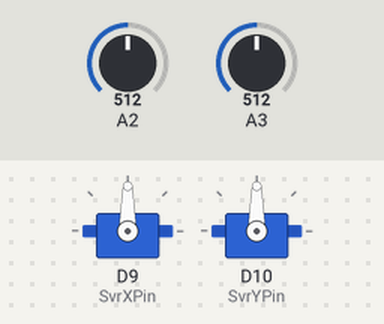
Bench run of a program on a simulated Arduino Nano RP2040 Connect. Shown: 2 × servo. Inputs (shaded band) come from the test bench; at power-on: A2 = 512, A3 = 512. What the program prints to the serial monitor is not drawn.

Above: at 0.05 s.
At 1.2 s:
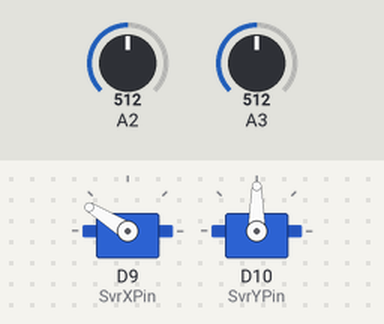
1.3 s: A2 set to 490
3.1 s: A3 set to 382
4.6 s: A3 set to 364
6.4 s: A2 set to 53
7.9 s: A2 set to 46
Timing chart, 0 to 10.7 s (numbered marks = the images above; inputs shaded):
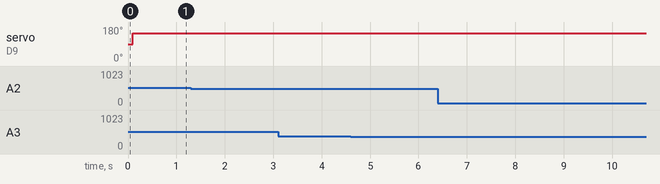

The program:

main.cpp
```cpp
/*
舵机控制线接口D9、D10
电阻屏接口：
3.3V - VCC
GND - GND
D8 - X+
D7 - X-
D6 - Y+
D5 - Y-
A2 - Xout
A3 - Yout
*/


#include <Arduino.h>
#include <Servo.h>
#include<board.h>
#include<PID_v1.h>
#include<KalmanFilter.h>
// #define X1 A0
// #define X2 A2
// #define Y1 A3
// #define Y2 A1
#define Xresolution 237
#define Yresolution 195

#define SvrXPin 9
#define SvrYPin 10
int    Interval  = 25;
double  Setpoint, Input, Output;
double  Setpoint1, Input1, Output1;
Servo  servoX;
Servo servoY;
#define ANGLE_MIN 60
#define ANGLE_MAX 120
//
//float  Kp  = 0.3;
//float Ki  = 0.06;
//float Kd  = 0.1;
//float Kp1 = 0.25;
//float Ki1 = 0.06;
//float Kd1 = 0.08;

float  Kp  = 0.32;
float Ki  = 0.05;
float Kd  = 0.095;
float Kp1 = 0.27;
float Ki1 = 0.05;
float Kd1 = 0.085;
double  R = 0;

float my_A = 1;
float my_C = 1;
float my_P_ = 1;
float my_P = 1;
float my_Q = 0.9;
float my_R = 1;
float my_x_ = 0;

int NoDataFrame = 0;
int InitFrame = 0;
bool SysInit = false;

int ServoXBlanceOut = 90; // x轴舵机初始水平输出 控制y轴运动
int ServoYBlanceOut = 90; // y轴舵机初始水平输出 控制x轴运动

PID Pid( &Input, &Output, &Setpoint, Kp, Ki, Kd, P_ON_E, DIRECT,0.3);
PID Pid1( &Input1, &Output1, &Setpoint1, Kp1, Ki1, Kd1, P_ON_E, DIRECT,0.3);
KalmanFilter KF(my_A, my_C, my_P_, my_P, my_Q, my_R, my_x_);
KalmanFilter KF1(my_A, my_C, my_P_, my_P, my_Q, my_R, my_x_);
void printLog();
double ReserveOutput(double output, double center);
void setup() {
  // put your setup code here, to run once:
  bdInit();

  Serial.begin(115200);
  while (!Serial){
    Serial.print(".");
    delay(1000);
  }
  Setpoint = 119;
  Setpoint1 = 98;
  Input = 0;
  Input1 = 0;

  servoX.attach(SvrXPin);
  servoY.attach(SvrYPin);

  Output = ServoXBlanceOut;
  Output1 = ServoYBlanceOut;
  servoX.write(Output);
  servoY.write(Output1);

  Pid.SetMode(AUTOMATIC);
  Pid1.SetMode(AUTOMATIC);
  Pid.SetOutputLimits(ANGLE_MIN,ANGLE_MAX);
  Pid1.SetOutputLimits(ANGLE_MIN,ANGLE_MAX);
  Pid.SetSampleTime(Interval);
  Pid1.SetSampleTime(Interval);
  Serial.println("init finish");


}

void loop() {
  // put your main code here, to run repeatedly:
  if(!SysInit){
    InitFrame++;
    SysInit = InitFrame>5;
  }

  TCPoint point = posDetect();
  if(point.x>0 && point.y>0){
    //servoX.attach(SvrXPin);
    //servoY.attach(SvrYPin);
    //double oldout = Output;
    //double oldout1 = Output1;
    Input = point.x;
    Input1 = point.y;

    Input = KF.estimate(Input);
    Input1 = KF1.estimate(Input1);
    Pid.compute();
    Pid1.compute();
    //Output = KF.estimate(Output);
    //Output1 = KF.estimate(Output1);
    servoX.write(ReserveOutput(Output, 119));
    servoY.write(Output1);
    printLog();

  }
}

double ReserveOutput(double output, double center)
{
  return output + 2.0*(center-output);
}

void printLog(){
  Serial.print("Input:");
  Serial.print(Input);
  Serial.print("Input1:");
  Serial.print(Input1);
  Serial.print("  Output:");
  Serial.print(Output);
  Serial.print("  Output1:");
  Serial.print(Output1);
  Serial.print("  CurrDv:");
  Serial.print(Pid.GetCurrDv());
  Serial.print("  CurrDv1:");
  Serial.print(Pid1.GetCurrDv());

}
```

KalmanFilter.cpp
```cpp
#include "KalmanFilter.h"

KalmanFilter::KalmanFilter(float my_A, float my_C, float my_P_, float my_P, float my_Q, float my_R, float my_x_) {
	A = my_A;
	C = my_C;
	P_ = my_P_;
	P = my_P;
	Q = my_Q;
	R = my_R;
	x_ = my_x_;
}

float KalmanFilter::estimate(float zk) {
	float x;
	P_ = A * P * A + Q;
	K = (P_ * C) / ((C * P_ * C) + R);
	x = x_ + K*(zk - C * x_);
	P = (1 - K * C) * P_;
	x_ = x;
	return x;
}
```

KalmanFilter.h
```cpp
#ifndef KalmanFilter_h
#define KalmanFilter_h


class KalmanFilter
{
public:
	float A;//状态空间方程系数，原方程xk=Axk-1+Buk-1+wk，因系统简单，没有输入，因此B=0，w=0
	float P_;//先验概率分布
	float P;//后验概率分布
	float Q;//方差
	float x_;//先验估计值
	float C;//观测方程系数
	float R;//观测噪声误差
	float K;
	KalmanFilter(float, float, float, float, float, float, float my_x_);
	float estimate(float new_x_k_1);
};

#endif // !KalmanFilter_h
```

PID_v1.cpp
```cpp
#include<Arduino.h>
#include "PID_v1.h"

PID::PID(double* Input, double* Output, double* Setpoint,
        double Kp, double Ki, double Kd, int POn, int ControllerDirection, double Alpha = 0){
    myInput = Input;
    myOnput = Output;
    mySetpoint = Setpoint;
    inAuto = false;

    alpha = Alpha;
    currDv = 0;
    lastDv = 0;
    PID::SetOutputLimits(0, 255);
    PID::SetTunings(Kp,Ki,Kd,POn);
    SampleTime = 100;
    lastTime = millis()-SampleTime;

}

// PID::PID(double* Input, double* Output, double* Setpoint,
//         double Kp, double Ki, double Kd, int POn, int ControllerDirection)
//         :PID::(Input, Output, Setpoint, Kp, Ki, Kd, P_ON_E, ControllerDirection){

//         }

bool PID::compute(){
    unsigned long now = millis();
    unsigned long timeChange = (now-lastTime);
    if(timeChange>=SampleTime){
        double input = *myInput;
        double error = *mySetpoint-input;
        double dInput = (input-lastInput);

        if(abs(error)<20){
            outputSum+=(ki*error);
        }
        if(!pOnE){
            outputSum-=kp*dInput;
        }
        if(outputSum>outMax){
            outputSum=outMax;
        }
        else if(outputSum<outMin){
            outputSum=outMin;
        }

        double output;
        if(pOnE){
            output = kp*error;
        }
        else{
            output = 0;
        }

        currDv = -kd*(dInput)*(1.0-alpha)+alpha*lastDv;
        originalDv = -kd*dInput;
        output += outputSum+currDv;
        if(output>outMax){
            output=outMax;
        }
        else if(output<outMin){
            output=outMin;
        }

        lastInput = input;
        lastTime = now;
        lastDv = currDv;
        lastError = error;
        return true;


    }
    return false;
}

void PID::Initialize(){
    outputSum = *myOnput;
    lastInput = *myInput;
    lastError = 0;
    if(outputSum>outMax){
        outputSum = outMax;
    }
    else if(outputSum<outMin){
        outputSum = outMin;
    }
}

void PID::SetTunings(double Kp, double Ki, double Kd, int POn){
    if(Kp<0 || Ki<0 || Kd<0){
        return;
    }
    pOn = POn;
    pOnE = POn == P_ON_E;

    disKp = Kp;
    disKi = Ki;
    disKd = Kd;
    double SampleTimeInSec = ((double)SampleTime)/1000;
    kp = Kp;
    ki = Ki*SampleTimeInSec;
    kp = Kp/SampleTimeInSec;
    if(controllerDirection == REVERSE){
        kp = (0-kp);
        ki = (0-ki);
        kd = (0-kd);
    }

}

void PID::SetSampleTime(int NewSampleTime){
    if(NewSampleTime>0){
        double ratio = (double)NewSampleTime/(double)SampleTime;
        ki *= ratio;
        kd /= ratio;
        SampleTime = (unsigned long)NewSampleTime;
    }
}

void PID::SetOutputLimits(double Min, double Max){
    if(Min >= Max){
        return;
    }
    outMax = Max;
    outMin = Min;

    if(inAuto){
        if(*myOnput > outMax){
            *myOnput = outMax;
        }
        else if(*myOnput < outMin){
            *myOnput = outMin;
        }
        if(outputSum>outMax){
            outputSum = outMax;
        }
        else if(outputSum<outMin){
            outputSum = outMin;
        }
    }
}

void PID::SetMode(int Mode){
    bool newAuto = (Mode == AUTOMATIC);
    if(newAuto && !inAuto){
        PID::Initialize();
    }
    inAuto = newAuto;
}

void PID::SetControllerDirection(int Direction){
    if(inAuto && Direction != controllerDirection){
        kp = (0-kp);
        ki = (0-ki);
        kd = (0-kd);
    }
    controllerDirection = Direction;
}

double PID::GetKp(){ return  disKp; }
double PID::GetKi(){ return  disKi;}
double PID::GetKd(){ return  disKd;}
int PID::GetMode(){ return  inAuto ? AUTOMATIC : MANUAL;}
int PID::GetDirection(){ return controllerDirection;}
double PID::GetCurrDv(){return currDv;}
double PID::GetOriginalDv(){return originalDv;}
```

PID_v1.h
```cpp
#ifndef PID_v1_h
#define PID_v1_h


class PID
{
private:
    /* data */
    void Initialize();

    double disKp;
    double disKi;
    double disKd;

    double kp;
    double ki;
    double kd;

    int controllerDirection;
    int pOn;

    double* myInput;
    double* myOnput;
    double* mySetpoint;

    double lastDv;
    double currDv;
    double originalDv;
    double alpha;
    unsigned long lastTime;
    double outputSum, lastInput;
    double lastError;

    unsigned long SampleTime;
    double outMin, outMax;
    bool inAuto, pOnE;

public:

    #define AUTOMATIC	1
    #define MANUAL	0
    #define DIRECT  0
    #define REVERSE  1
    #define P_ON_M 0
    #define P_ON_E 1

    PID(double*, double*, double*, double, double, double, int, int, double);//构造函数，参数为输入、输出、指定点、PID参数(指定比例模式的重载函数)
    //PID(double*, double*, double*, double, double, double, int);
    //void SetMode(int mode);//设定PID为人控模式或自动模式，v1只有自动模式，此函数暂时不用
    bool compute();//PID主程序
    void SetOutputLimits(double, double);//将输出限定在指定范围，通常为0-255
    //Display 函数
    double GetKp();
    double GetKi();
    double GetKd();
    int GetMode();
    int GetDirection();
    double GetCurrDv();
    double GetOriginalDv();

    void SetTunings(double, double, double, int);
    void SetControllerDirection(int);
    void SetSampleTime(int);
    void SetMode(int Mode);
    //~PID();
};

// PID::PID(/* args */)
// {
// }

// PID::~PID()
// {
// }


#endif
```

board.cpp
```cpp
#include<Arduino.h>
#include<board.h>
int Position_X,Position_Y; //X Y方向的测量值
void bdInit(){
    pinMode(XM, OUTPUT);          //电机控制引脚
    pinMode(XP, OUTPUT);          //电机控制引脚，
    pinMode(YM, OUTPUT);          //电机速度控制引脚
    pinMode(YP, OUTPUT);          //电机速度控制引脚
}

TCPoint posDetect(){
    TCPoint point = {0,0};
    digitalWrite(YM, LOW);  //给X方向+3.3V电压
    digitalWrite(YP, HIGH);
    digitalWrite(XM, HIGH);
    digitalWrite(XP, LOW);
    Position_Y=analogRead(3)*4/15; //测量Y方向的坐标
    //Serial.println(analogRead(3));
    digitalWrite(YM, HIGH);
    digitalWrite(YP, LOW);
    digitalWrite(XM, LOW);
    digitalWrite(XP, HIGH);
    delay(100);
    digitalWrite(YM, HIGH);  //给Y方向+3.3V电压//D3
    digitalWrite(YP, LOW); //
    digitalWrite(XM, LOW);  //
    digitalWrite(XP, HIGH); //
    Position_X= analogRead(2)/5; //测量X方向的
    digitalWrite(YM, LOW);  //
    digitalWrite(YP, HIGH); //
    digitalWrite(XM, HIGH);  //
    digitalWrite(XP, LOW); //
    // Serial.print("Position_X:");
    // Serial.print(Position_X,DEC);
    // Serial.print("  Position_Y:");
    // Serial.println(Position_Y,DEC);
                //=====延时等待
    point.x=Position_X;
    point.y=Position_Y;
    return point;
}

// double speedDetect(){

// }
```

board.h
```cpp
#include<Arduino.h>


#define YM        5
#define YP        6
#define XM        7
#define XP        8

struct TCPoint{
  int x;
  int y;
};


void bdInit();
TCPoint posDetect();
double speedDetect();
```

Measured:
- after the input at 1.3 s, every drawn part: stays the same
- after the input at 3.1 s, every drawn part: stays the same
- after the input at 4.6 s, every drawn part: stays the same
- after the input at 6.4 s, every drawn part: stays the same
- after the input at 7.9 s, every drawn part: stays the same
